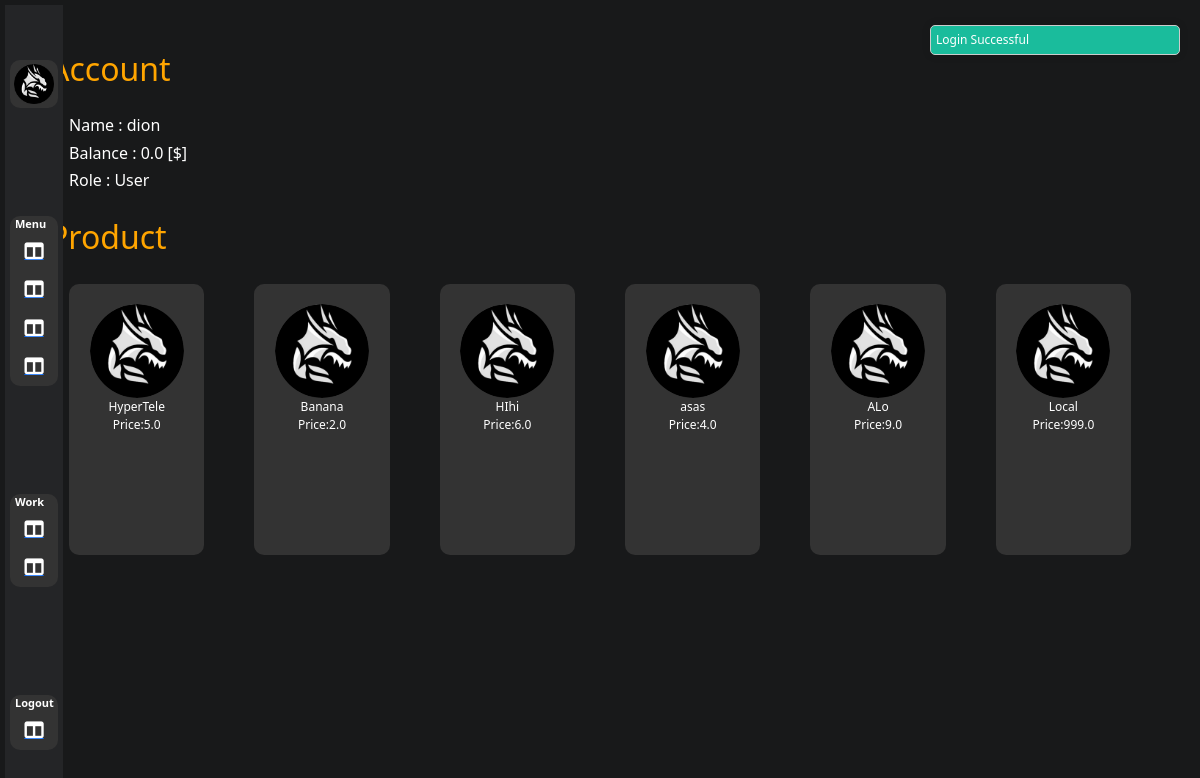
Screenshot of /home/ (signed in) with the database file from the repository.
### app/models.py (models this page shows, shortened)
class Customer(models.Model):
    user = models.OneToOneField(User, on_delete=models.CASCADE)
    balance = models.FloatField(default=0)
    role = models.CharField(max_length=10, choices=Role.choices, default=Role.USER)
    enable = models.BooleanField(default=False)
    accessToken = models.CharField(max_length=500, default="")
    refreshToken = models.CharField(max_length=500, default="")
    def __str__(self) -> str:
        return self.user.username

class Product(models.Model):
    productName = models.CharField(max_length=200, null=True, blank=True)
    productPrice = models.FloatField(null=True, blank=True)
    productSold = models.IntegerField(null=True, blank=True)
    productRemain = models.IntegerField(null=True, blank=True)
    productImage = models.ImageField(null=True, blank=True, upload_to="product/")
    productDescription = models.TextField(max_length=1000, null=True, blank=True)
    @property
    def getUrlImage(self):
        try:
            path = self.productImage.url
        except Exception as e:
            print(e)
            path = ""
        return path

### app/views.py (the view)
# urls.py: path('home/', views.homeView, name='home'),
def homeView(request):
    if is_authenticated(request=request):
        user = request.user
        customer = Customer.objects.get_or_create(user=request.user)
        listProduct = Product.objects.all()
        context = {"products": listProduct, "user": Customer.objects.get(user=request.user), "messages":["Login Successful"]}
        return render(request, "app/home/home.html", context)
    else:
        return redirect('signin')

### app/views.py (called while the page is built)
def is_authenticated(request):
    if request.user.is_authenticated:
        return True
    else:
        redirect("/login")
        return False

### app/templates/app/home/home.html
{% extends 'app/base.html' %}
{% load static %}
{% block main-content %}
{% block styles %}
<link rel="stylesheet" type="text/css" href="{% static 'app/css/home.css' %}">
{% endblock styles %}
<div class="container-home">
    <div class="content account-content">
        <div>
            <h2 class="title">Account</h2>
        </div>
        <div class="info">
            <div>
                <h6>Name : {{user}}</h6>
            </div>
            <div>
                <h6>Balance : {{user.balance}} [$]</h6>
            </div>
            <div>
                <h6>Role : {{user.role}}</h6>
            </div>
        </div>
    </div>
    <div class="content list-item-content">
        <div>
            <h2 class="title">Product</h2>
        </div>
        <div class="info info-item">
            <div class="list-item">
                {% for product in products %}
                <div class="item">
                    <div>
                        <img src="{{product.getUrlImage}}" alt="">
                    </div>
                    <div>
                        <div><label for="">{{product.productName}}</label></div>
                        <div>Price:<label for="">{{product.productPrice}}</label></div>
                    </div>
                </div>
                {% endfor %}
            </div>
        </div>
    </div>
</div>
{% endblock main-content %}

### app/templates/app/base.html (shortened to what this page needs)
{% load static %}
<!DOCTYPE html>
<html lang="en">
<head>
    <link href="https://cdn.jsdelivr.net/npm/bootstrap@5.3.1/dist/css/bootstrap.min.css" rel="stylesheet">
    <link rel="stylesheet" href="{% static 'app/css/base.css' %}">
    <link rel="stylesheet" href="{% static 'app/css/message.css' %}">
</head>
<body>
    <div class="container">
        <div class="message">
            <ul>
                {% if messages %}
                    {% for message in messages %}
                        <div class="notification">
                            <span>{{message}}</span>
                        </div>
                    {% endfor %}
                {% endif %}
            </ul>
        </div>
        <nav>
            <div class="navbar">
                <div class="logo">
                    <img src="\images\product\zyro-image_dI4FUcF.ico" alt="">
                </div>
                <div class="menu-list">
                    <span>Menu</span>
                    <a href="/home"><i class="fa-solid fa-table-columns"></i>Home</a>
                    <a href="/captcha"><i class="fa-solid fa-table-columns"></i>Captcha</a>
                    <a href="#"><i class="fa-solid fa-table-columns"></i>Doc</a>
                    <a href="#"><i class="fa-solid fa-table-columns"></i>Doc</a>
                </div>
                <div class="menu-list">
                    <span>Work</span>
                    <a href="/document"><i class="fa-solid fa-table-columns"></i>Document</a>
                    <a href="/swagger"><i class="fa-solid fa-table-columns"></i>Swagger</a>
                </div>
                <div class="menu-list">
                    <span>Logout</span>
                    <a href="/logout"><i class="fa-solid fa-table-columns"></i>Logout</a>
                </div>
            </div>
        </nav>
        <div class="extend-content">
            {% block main-content %}
            {% endblock main-content %}
        </div>
    </div>
</body>
</html>

### app/static/app/css/base.css (style rules this page uses)
:root { --main-color: #007bff; --font-size: 16px; --width-side-menu: 58px }
* { text-decoration: none; margin: 0; padding: 0; color: white; }
.container { max-width: 1200px; width: 100%; margin: 0 auto; display: flex; flex-direction: row; padding: 0; }
.extend-content { width: calc(100% - var(--width-side-menu)); max-width: 1200px; margin: 0 auto; flex-direction: row; }
body { position: relative; background-color: #18191a; }
nav { position: absolute; top: 5px; left: 5px; width: 58px; height: 100vh; transition: 0.2s linear; background-color: #242527; z-index: 9998; }
nav span { font-size: 11px; font-weight: bold; margin-left: 5px; }
.navbar { padding: 5px; height: 100vh; }
.logo { width: 100%; display: flex; align-items: center; border-radius: 10px; background-color: #333333; padding: calc(0.5rem - 4px); overflow: hidden; }
.logo img { width: 40px; }
.menu-list { width: 100%; display: flex; margin-top: 0.5rem; flex-direction: column; background-color: #333333; border-radius: 10px; overflow: hidden; }
.menu-list a { display: flex; align-items: center; padding: 0.6rem; font-size: 0.8rem; font-weight: 500; overflow: hidden; }
.menu-list i { font-size: 1.2rem; margin: 0 1.8rem 0 0.3rem; }

### app/static/app/css/message.css (style rules this page uses)
.message { position: fixed; top: 20px; right: 20px; color: black; z-index: 9999; }
.notification { width: 250px; padding: 5px; font-size: 12px; background-color: #1abc9c; border: 1px solid #ccc; border-radius: 5px; box-shadow: 0px 0px 10px rgba(0, 0, 0, 0.1); transition: all 0.5s ease-in-out; right: 20px; margin-top: 5px; opacity: 0; transform: translateX(100%); transition: opacity 1s ease-in-out, transform 1s ease-in-out; }

### app/static/app/css/home.css (style rules this page uses)
.container-home { padding-top: 50px; }
.content { padding: 0 20px; }
.info { padding: 20px; }
.title { color: orange; }
.list-item { position: relative; display: grid; grid-template-columns: repeat(6, 1fr); grid-gap: 50px; grid-row-gap: 50px; }
.item { padding: 20px 5px; aspect-ratio: 1/2; height: 100%; background-color: rgb(51, 51, 51); text-align: center; border-radius: 10px; font-size: 12px; }
.item>div img { width: 75%; aspect-ratio: 1/1; border-radius: 50%; }

### rows the page displays
Customer: user.username "dion", balance "0.0", role "User"
Product: getUrlImage (picture), productName "HyperTele", productPrice "5.0"
Product: getUrlImage (picture), productName "Banana", productPrice "2.0"
Product: getUrlImage (picture), productName "HIhi", productPrice "6.0"
Product: getUrlImage (picture), productName "asas", productPrice "4.0"
Product: getUrlImage (picture), productName "ALo", productPrice "9.0"
Product: getUrlImage (picture), productName "Local", productPrice "999.0"

### other values shown
{{ message }} "Login Successful"
